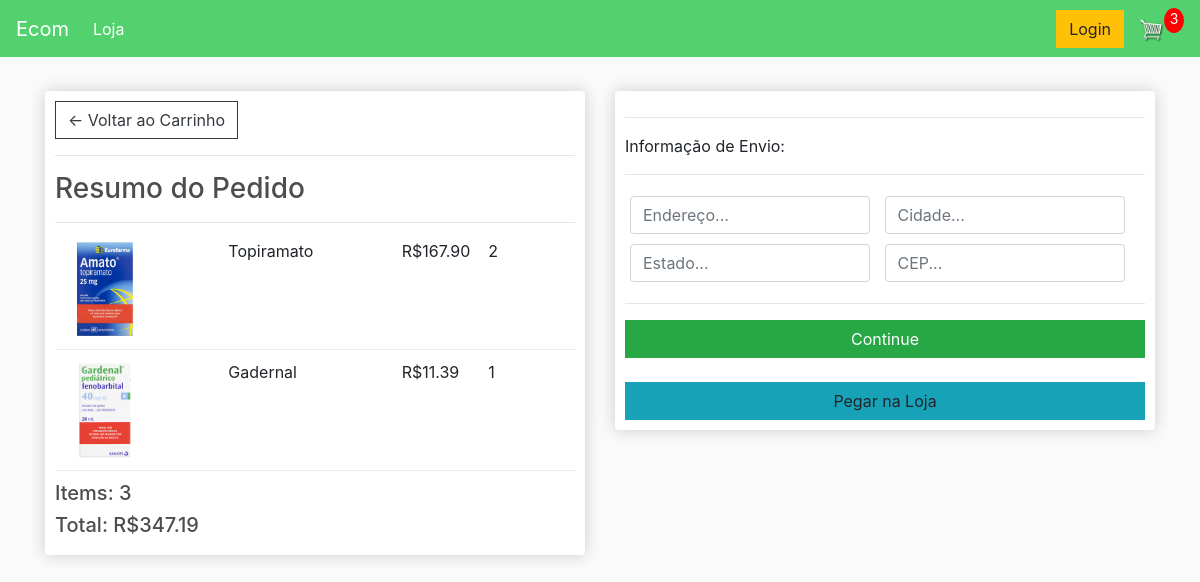
Screenshot of /checkout/ (signed in) with the database file from the repository.
### loja/models.py (models this page shows, shortened)
class OrderItem(models.Model):
    product = models.ForeignKey(Product, null=True, blank=True, on_delete=models.SET_NULL)
    order = models.ForeignKey(Order, null=True, blank=True, on_delete=models.SET_NULL)
    quantity = models.IntegerField(default=0, null=True, blank=True)
    added_date = models.DateTimeField(auto_now_add=True)
    @property
    def get_total(self):
        total = self.product.price * self.quantity
        return total

class Product(models.Model):
    name = models.CharField(max_length=200, null=True)
    price = models.DecimalField(max_digits=7, decimal_places=2)
    image = models.ImageField(null=True, blank=True)
    @property
    def imageURL(self):
        try:
            url = self.image.url
        except:
            url = ''
        return url

class Order(models.Model):
    customer = models.ForeignKey(Customer, null=True, blank=True, on_delete=models.SET_NULL)
    order_date = models.DateTimeField(auto_now_add=True)
    complete = models.BooleanField(default=False)
    transaction_id = models.CharField(max_length=100, null=True)
    @property
    def get_total_cart(self):
        orderitems = self.orderitem_set.all()
        total = sum([item.get_total for item in orderitems])
        return total
    @property
    def get_total_items(self):
        orderitems = self.orderitem_set.all()
        total = sum([item.quantity for item in orderitems])
        return total

### loja/views.py (the view)
# urls.py: path('checkout/', views.checkout, name='checkout'),
def checkout(request):
    data = cartData(request)
    cartItems = data['cartItems']
    order = data['order']
    items = data['items']
    context = {'items': items, 'order': order, 'cartItems': cartItems}
    return render(request, 'loja/Checkout.html', context)

### loja/utils.py (called while the page is built)
def cartData(request):
    if request.user.is_authenticated:
        customer = request.user.customer
        order, created = Order.objects.get_or_create(customer=customer, complete=False)
        items = order.orderitem_set.all()
        cartItems = order.get_total_items
    else:
        cookieData = cookieCark(request)
        cartItems = cookieData['cartItems']
        order = cookieData['order']
        items = cookieData['items']
    return {'items': items, 'order': order, 'cartItems':cartItems}

### loja/templates/loja/Checkout.html (shortened to what this page needs)
{% extends 'loja/main.html' %}
{% load static %}
{% block content %}
    <div class="row">
        <div class="col-lg-6">
            <div class="box-element">
                <a  class="btn btn-outline-dark" href="{% url 'carrinho' %}">&#x2190; Voltar ao Carrinho</a>
                <hr>
                <h3>Resumo do Pedido</h3>
                <hr>
                {% for item in items %}
                <div class="cart-row">
                    <div style="flex:2"><img class="row-image" src="{{item.product.imageURL}}"></div>
                    <div style="flex:2"><p>{{item.product.name}}</p></div>
                    <div style="flex:1"><p>R${{item.product.price | floatformat:2}}</p></div>
                    <div style="flex:1"><p>{{item.quantity}}</p></div>
                </div>
                {% endfor %}
                <h5>Items:   {{order.get_total_items}}</h5>
                <h5>Total:   R${{order.get_total_cart | floatformat:2}}</h5>
            </div>
        </div>
        <div class="col-lg-6">
            <div class="box-element" id="form-wrapper">
                <form id="form">
                    <div id="shipping-info">
                        <hr>
                        <p>Informação de Envio:</p>
                        <hr>
                        <div class="form-field">
                            <input class="form-control" type="text" name="address" placeholder="Endereço...">
                        </div>
                        <div class="form-field">
                            <input class="form-control" type="text" name="city" placeholder="Cidade...">
                        </div>
                        <div class="form-field">
                            <input class="form-control" type="text" name="state" placeholder="Estado...">
                        </div>
                        <div class="form-field">
                            <input class="form-control" type="text" name="cep" placeholder="CEP...">
                        </div>
                    </div>
                    <hr>
                    <input id="form-button" class="btn btn-success btn-block" type="submit" value="Continue">
                </form>
                <br>
                <a id="shipping-button" class="btn btn-info btn-block">Pegar na Loja</a>
            </div>
        </div>
    </div>
{% endblock content %}

### static/css/Main.css (style rules this page uses)
body { background-color: hsl(0, 0%, 98%); }
h1,h2,h3,h4,h5,h6 { color:hsl(0, 0%, 30%); }
.box-element { box-shadow:hsl(0, 0%, 80%) 0 0 16px; background-color: #fff; border-radius: 4px; padding: 10px; }
.col-lg-4, .col-lg-6, .col-lg-8, .col-lg-12 { margin-top: 10px; }
.btn { border-radius: 0; }
.row-image { width: 100px; }
.form-field { width:250px; display: inline-block; padding: 5px; }
.cart-row { display: flex; align-items: flex-stretch; padding-bottom: 10px; margin-bottom: 10px; border-bottom: 1px solid #ececec; }

### rows the page displays
OrderItem: product.imageURL (picture), product.name "Topiramato", product.price "167.90", quantity "2"
OrderItem: product.imageURL (picture), product.name "Gadernal", product.price "11.39", quantity "1"
Order: get_total_items "3", get_total_cart "347.19"

### other values shown
{{ cartItems }} "3"
